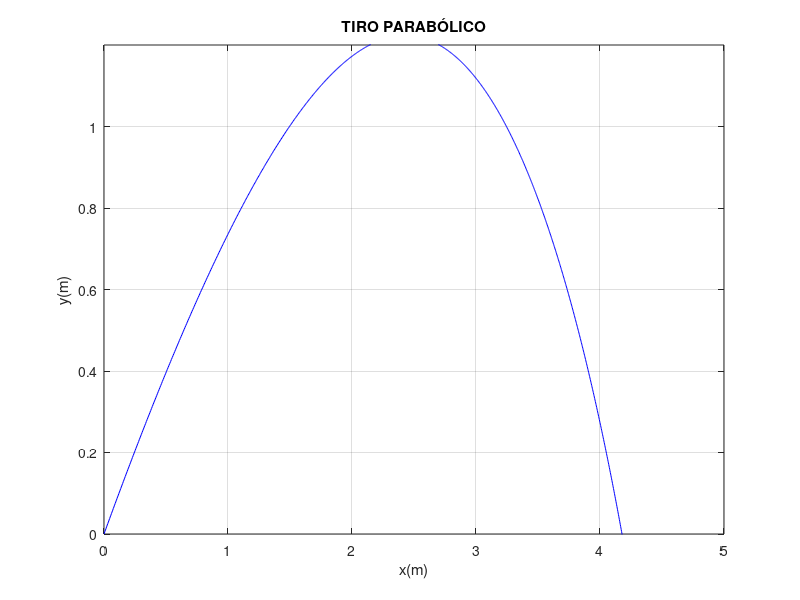

Reproduce this figure in MATLAB.
y0 = 0; %posición inicial en y
x0 = 0; %posición inicial en x

angle = 40; %ángulo de lanzamiento
v0 = 10; % velocidad inicial
g = -9.8; %aceleración de gravedad
dt = 0.001;%diferencial de tiempo
t = 0; %tiempo

vx = v0 * cosd(angle); %Velocidad en x
vy = v0 * sind(angle); %Velocidad en y

xf = x0; %inicial posición x final con la posición x incial
yf = y0; %inicial posición y final con la posición y incial

x = [xf]; %inicialización de las posiciones de x, se agrega la posición incial
y = [yf]; %inicialización de las posiciones en y, se agrega la posición incial
i = 0; 

c = 0.3;
p = 3;
r = 0.4;
A = pi*r^2;
m = 1;
f = -(0.5*c*p*A)/m;


while yf > 0 || i == 0
    ax = f * sqrt(vx^2 + vy^2) * vx;
    ay = g + (f * sqrt(vx^2 + vy^2) * vy);
    
    vx = vx + ax * dt; % Calculo de la velocidad en x
    vy = vy + ay * dt; % Calculo de la velocidad en y

    xf = xf + vx * dt; %Posición final de x
    yf = yf + vy * dt; %Posición final de y

    x = [x xf]; %Agregar última posición en x a la matriz, si tienen otra forma de hacerlo se aceptan sugerencias, este proceso es muy lento a la larga
    y = [y yf]; %Agregar última posición en y a la matriz

    t = t + dt; % Calcular el tiempo final
    i = i + 1; % Just counting 
end


plot(x,y,"b")
xlabel('x(m)')
ylabel('y(m)')
title('TIRO PARABÓLICO')
ylim([0,1.2])
grid on
